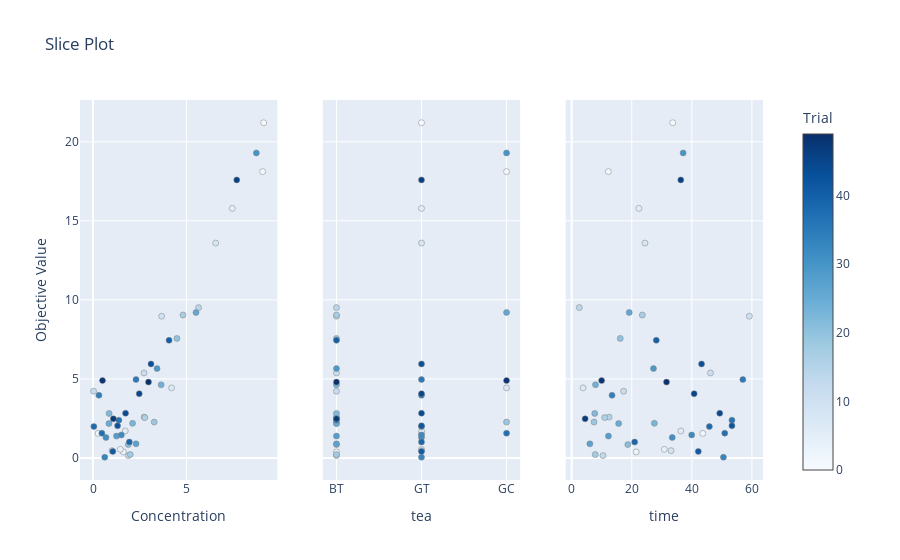

Write notebook code for a chart like this one.
### Code cell
optuna.visualization.plot_slice(study)

### Figure 1 — Plotly figure (JSON) as saved in the notebook; plotly's stock layout.template omitted (floating-point values rounded to 4 significant figures)
{"data": [{"marker": {"color": [0, 1, 2, 3, 4, 5, 6, 7, 8, 9, 10, 11, 12, 13, 14, 15, 16, 17, 18, 19, 20, 21, 22, 23, 24, 25, 26, 27, 28, 29, 30, 31, 32, 33, 34, 35, 36, 37, 38, 39, 40, 41, 42, 43, 44, 45, 46, 47, 48, 49], "colorbar": {"title": {"text": "Trial"}, "x": 1, "xpad": 40, "y": 0.5}, "colorscale": [[0, "rgb(247,251,255)"], [0.125, "rgb(222,235,247)"], [0.25, "rgb(198,219,239)"], [0.375, "rgb(158,202,225)"], [0.5, "rgb(107,174,214)"], [0.625, "rgb(66,146,198)"], [0.75, "rgb(33,113,181)"], [0.875, "rgb(8,81,156)"], [1, "rgb(8,48,107)"]], "line": {"color": "Grey", "width": 0.5}, "showscale": true}, "mode": "markers", "name": "Feasible Trial", "showlegend": false, "type": "scatter", "x": [9.126, 9.069, 0.2736, 1.625, 1.461, 7.446, 1.723, 4.199, 6.559, 1.015, 3.667, 2.726, 0.03148, 1.885, 5.644, 2.734, 2.768, 4.812, 1.99, 3.272, 4.485, 1.887, 0.8594, 2.114, 3.643, 0.8513, 5.508, 2.299, 1.256, 3.423, 8.733, 0.6898, 1.517, 0.6253, 0.3164, 2.298, 1.382, 0.4717, 0.04432, 1.942, 4.065, 1.057, 1.314, 3.1, 1.739, 2.471, 7.685, 1.088, 0.5081, 2.967], "xaxis": "x", "y": [21.21, 18.11, 1.551, 0.3786, 0.5427, 15.79, 1.702, 4.432, 13.59, 0.4572, 8.964, 5.376, 4.219, 0.1462, 9.508, 2.58, 2.549, 9.04, 0.2123, 2.265, 7.557, 0.8419, 2.814, 2.185, 4.624, 2.172, 9.202, 0.8869, 1.377, 5.649, 19.29, 1.29, 1.453, 0.04041, 3.959, 4.956, 2.389, 1.565, 1.98, 1.003, 7.439, 0.4118, 2.03, 5.945, 2.825, 4.064, 17.59, 2.473, 4.889, 4.796], "yaxis": "y"}, {"marker": {"color": [0, 1, 2, 3, 4, 5, 6, 7, 8, 9, 10, 11, 12, 13, 14, 15, 16, 17, 18, 19, 20, 21, 22, 23, 24, 25, 26, 27, 28, 29, 30, 31, 32, 33, 34, 35, 36, 37, 38, 39, 40, 41, 42, 43, 44, 45, 46, 47, 48, 49], "colorbar": {"title": {"text": "Trial"}, "x": 1, "xpad": 40}, "colorscale": [[0, "rgb(247,251,255)"], [0.125, "rgb(222,235,247)"], [0.25, "rgb(198,219,239)"], [0.375, "rgb(158,202,225)"], [0.5, "rgb(107,174,214)"], [0.625, "rgb(66,146,198)"], [0.75, "rgb(33,113,181)"], [0.875, "rgb(8,81,156)"], [1, "rgb(8,48,107)"]], "line": {"color": "Grey", "width": 0.5}, "showscale": false}, "mode": "markers", "name": "Feasible Trial", "showlegend": false, "type": "scatter", "x": ["GT", "GC", "GT", "BT", "GT", "GT", "GT", "GC", "GT", "GT", "BT", "BT", "BT", "BT", "BT", "BT", "BT", "BT", "BT", "GC", "BT", "BT", "BT", "BT", "BT", "BT", "GC", "BT", "BT", "BT", "GC", "GT", "GT", "GT", "GT", "GT", "BT", "GC", "GT", "GT", "BT", "GT", "GT", "GT", "GT", "GT", "GT", "BT", "GC", "BT"], "xaxis": "x2", "y": [21.21, 18.11, 1.551, 0.3786, 0.5427, 15.79, 1.702, 4.432, 13.59, 0.4572, 8.964, 5.376, 4.219, 0.1462, 9.508, 2.58, 2.549, 9.04, 0.2123, 2.265, 7.557, 0.8419, 2.814, 2.185, 4.624, 2.172, 9.202, 0.8869, 1.377, 5.649, 19.29, 1.29, 1.453, 0.04041, 3.959, 4.956, 2.389, 1.565, 1.98, 1.003, 7.439, 0.4118, 2.03, 5.945, 2.825, 4.064, 17.59, 2.473, 4.889, 4.796], "yaxis": "y2"}, {"marker": {"color": [0, 1, 2, 3, 4, 5, 6, 7, 8, 9, 10, 11, 12, 13, 14, 15, 16, 17, 18, 19, 20, 21, 22, 23, 24, 25, 26, 27, 28, 29, 30, 31, 32, 33, 34, 35, 36, 37, 38, 39, 40, 41, 42, 43, 44, 45, 46, 47, 48, 49], "colorbar": {"title": {"text": "Trial"}, "x": 1, "xpad": 40}, "colorscale": [[0, "rgb(247,251,255)"], [0.125, "rgb(222,235,247)"], [0.25, "rgb(198,219,239)"], [0.375, "rgb(158,202,225)"], [0.5, "rgb(107,174,214)"], [0.625, "rgb(66,146,198)"], [0.75, "rgb(33,113,181)"], [0.875, "rgb(8,81,156)"], [1, "rgb(8,48,107)"]], "line": {"color": "Grey", "width": 0.5}, "showscale": false}, "mode": "markers", "name": "Feasible Trial", "showlegend": false, "type": "scatter", "x": [33.62, 12.2, 43.65, 21.48, 30.83, 22.37, 36.34, 3.782, 24.41, 33.08, 59.15, 46.22, 17.29, 10.41, 2.533, 12.47, 10.99, 23.51, 7.837, 7.44, 16.16, 18.69, 7.679, 27.53, 7.921, 15.63, 19.15, 6.051, 12.24, 27.23, 37.1, 33.48, 39.94, 50.52, 13.43, 56.98, 53.35, 50.96, 45.84, 20.96, 28.16, 42.15, 53.34, 43.23, 49.28, 40.76, 36.32, 4.478, 9.963, 31.57], "xaxis": "x3", "y": [21.21, 18.11, 1.551, 0.3786, 0.5427, 15.79, 1.702, 4.432, 13.59, 0.4572, 8.964, 5.376, 4.219, 0.1462, 9.508, 2.58, 2.549, 9.04, 0.2123, 2.265, 7.557, 0.8419, 2.814, 2.185, 4.624, 2.172, 9.202, 0.8869, 1.377, 5.649, 19.29, 1.29, 1.453, 0.04041, 3.959, 4.956, 2.389, 1.565, 1.98, 1.003, 7.439, 0.4118, 2.03, 5.945, 2.825, 4.064, 17.59, 2.473, 4.889, 4.796], "yaxis": "y3"}], "layout": {"autosize": true, "title": {"text": "Slice Plot"}, "xaxis": {"anchor": "y", "autorange": true, "domain": [0, 0.2889], "range": [-0.6952, 9.853], "title": {"text": "Concentration"}, "type": "linear"}, "xaxis2": {"anchor": "y2", "autorange": true, "categoryarray": ["BT", "GT", "GC"], "categoryorder": "array", "domain": [0.3556, 0.6444], "range": [-0.1598, 2.16], "title": {"text": "tea"}, "type": "category"}, "xaxis3": {"anchor": "y3", "autorange": true, "domain": [0.7111, 1], "range": [-1.991, 63.68], "title": {"text": "time"}, "type": "linear"}, "yaxis": {"anchor": "x", "autorange": true, "domain": [0, 1], "range": [-1.706, 22.95], "title": {"text": "Objective Value"}, "type": "linear"}, "yaxis2": {"anchor": "x2", "autorange": true, "domain": [0, 1], "matches": "y", "range": [-1.706, 22.95], "showticklabels": false, "type": "linear"}, "yaxis3": {"anchor": "x3", "autorange": true, "domain": [0, 1], "matches": "y", "range": [-1.706, 22.95], "showticklabels": false, "type": "linear"}}}
